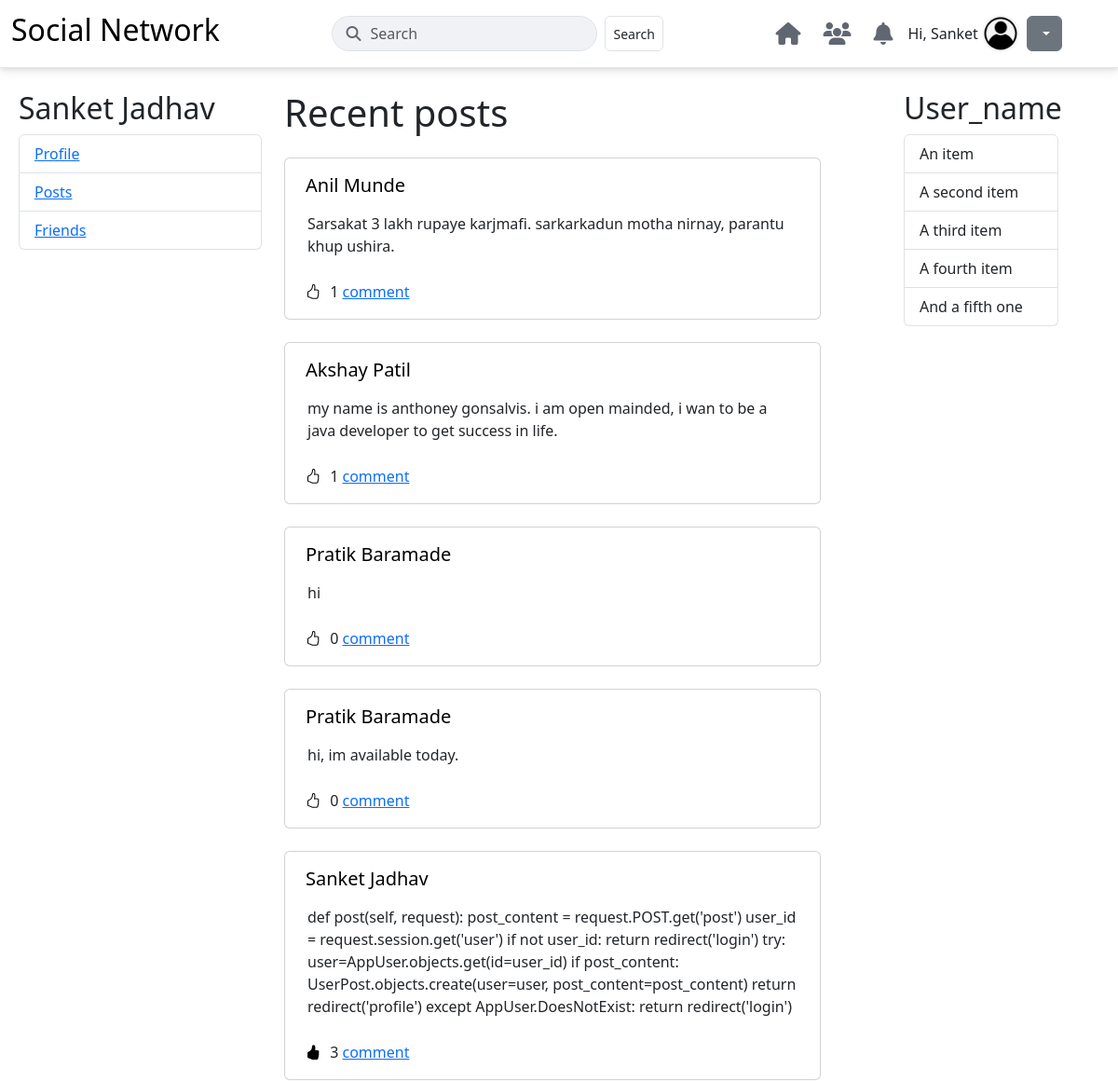
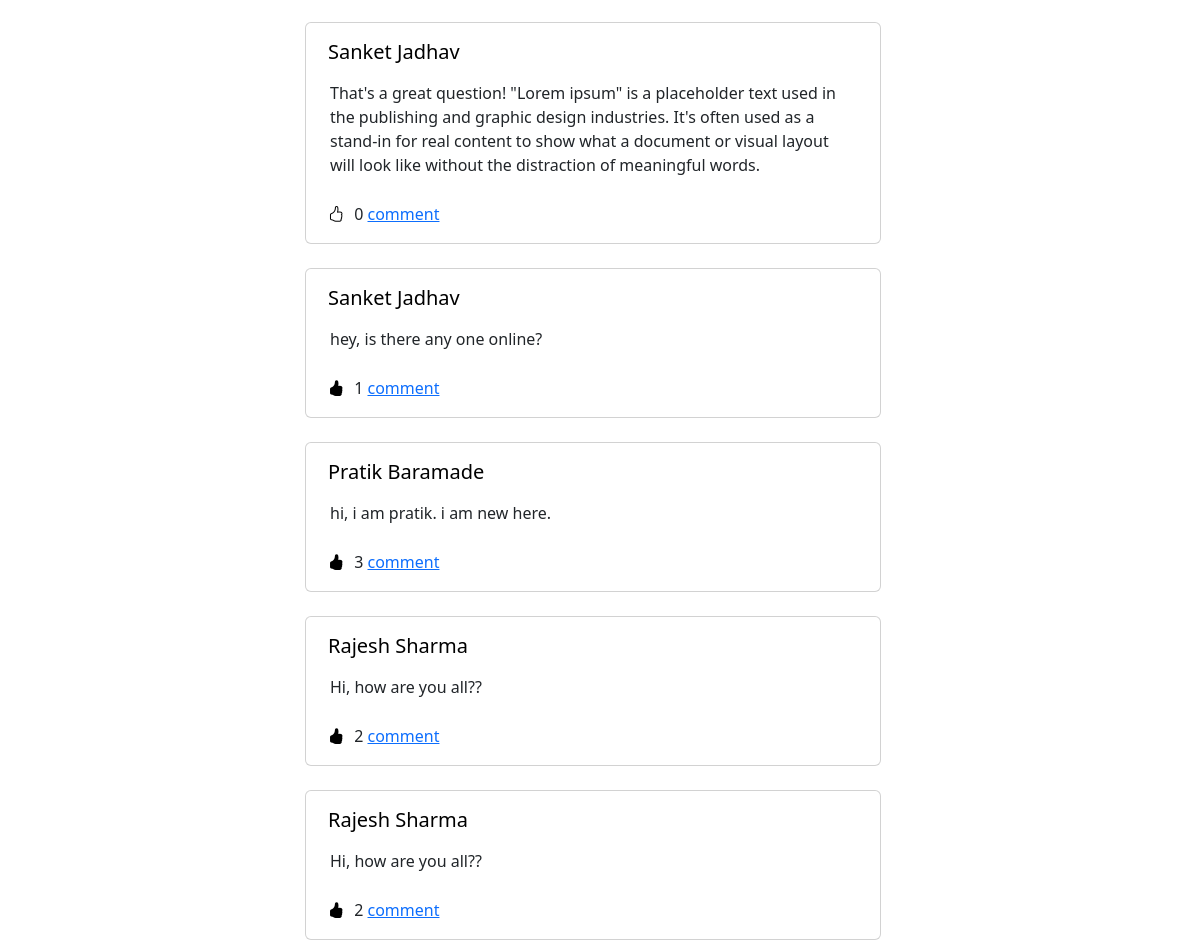
The page / (signed in) on the database its author committed (2 pictures, top to bottom).
### user_profile/models.py (models this page shows, shortened)
class AppUser(AbstractUser):
    GENDER_CHOICES = [
        ('M', 'Male'),
        ('F', 'Female'),
        ('O', 'Other'),
    ]
    username = models.CharField(max_length=150, unique=True, blank=True, null=True)
    USERNAME_FIELD = 'email'
    REQUIRED_FIELDS = ['first_name', 'last_name', 'phone']
    gender = models.CharField(
        max_length=1,
        choices=GENDER_CHOICES,
        blank=True,
        null=True
    )
    birthday = models.DateField(null=True, blank=True)
    phone = models.CharField(max_length=15, unique=True)
    email = models.EmailField(unique=True, blank=False, null=False)
    groups = models.ManyToManyField(
        'auth.Group',
        related_name='appuser_set',
        blank=True,
        help_text='The groups this user belongs to. A user will get all permissions granted to each of their groups.',
        verbose_name='groups',
    )
    user_permissions = models.ManyToManyField(
        'auth.Permission',
        related_name='appuser_permissions_set',
        blank=True,
        help_text='Specific permissions for this user.',
        verbose_name='user permissions',
    )
    def __str__(self):
        return self.first_name

class UserPost(models.Model):
    user = models.ForeignKey(AppUser, on_delete=models.CASCADE, related_name='posts')
    post_content = models.TextField()

### user_profile/views.py (the view)
# urls.py: 2. Add a URL to urlpatterns:  path('', Home.as_view(), name='home')
class Home(View):
    def get(self, request):
        user_id = request.session.get('user')
        if user_id:
            try:
                user = AppUser.objects.get(id=user_id)
                posts = UserPost.objects.all().order_by('-id').annotate(like_count=Count('likes'))
                liked_post_ids = PostLike.objects.filter(user=user).values_list('post_id', flat=True)
                return render(request, 'home.html', {'user': user, 'posts': posts, 'liked_post_ids': liked_post_ids})
            except AppUser.DoesNotExist:
                return redirect('login')
        return redirect('login')

### user_profile/templates/home.html (shortened to what this page needs)
{% extends 'base.html' %} {% block content %}
<div class="container ms-2">
  <div class="row">
    {% if user %}
    <div class="col-3 mt-4">
      <h2>{{ user.first_name}} {{user.last_name}}</h2>
      <ul class="list-group">
        <li class="list-group-item"><a href="/profile/">Profile</a></li>
        <li class="list-group-item"><a href="/profile/">Posts</a></li>
        <li class="list-group-item"><a href="/friends/">Friends</a></li>
      </ul>
    </div>
    {% endif %}
    <div class="col-6 mt-4">
      <h1>Recent posts</h1>
      {% for post in posts %}
      <div class="card mt-4" style="width: 36rem">
        <div class="card-body">
          <h5 class="card-title">
            <form action="/otheruserprofile/" method="post">
              <button
                type="submit"
                style="border: none; background-color: transparent"
              >
                {{post.user}} {{post.user.last_name}}
              </button>
            </form>
          </h5>
          <p class="card-text p-2">{{post.post_content}}</p>
          <button
            class="like-btn"
            style="border: none; background-color: transparent"
            data-post-id="{{post.id}}"
          >
            {% if post.id in liked_post_ids %}
            <i class="bi bi-hand-thumbs-up-fill"></i>
            {% else %} <i class="bi bi-hand-thumbs-up"></i> {% endif %}
          </button>
          <span id="like-count-{{ post.id }}">{{post.like_count}}</span>
          <a href="#" class="card-link">comment</a>
        </div>
      </div>
      {% endfor %}
    </div>
    <div class="col-2 mt-4 offset-md-1">
      <h2>User_name</h2>
      <ul class="list-group">
        <li class="list-group-item">An item</li>
        <li class="list-group-item">A second item</li>
        <li class="list-group-item">A third item</li>
        <li class="list-group-item">A fourth item</li>
        <li class="list-group-item">And a fifth one</li>
      </ul>
    </div>
  </div>
</div>
{% endblock %}

### user_profile/templates/header.html (shortened to what this page needs)
<!DOCTYPE html>
<html lang="en">
  <head>
    <link
      href="https://cdn.jsdelivr.net/npm/bootstrap@5.3.8/dist/css/bootstrap.min.css"
      rel="stylesheet"
    />
    <link
      rel="stylesheet"
      href="https://cdnjs.cloudflare.com/ajax/libs/font-awesome/6.5.2/css/all.min.css"
    />
    <link
      rel="stylesheet"
      href="https://cdn.jsdelivr.net/npm/bootstrap-icons@1.13.1/font/bootstrap-icons.min.css"
    />
  </head>
  <body>
    <nav class="navbar navbar-expand-lg navbar-custom">
      <div
        class="container-fluid d-flex justify-content-between align-items-center"
      >
        <a class="navbar-brand" href="/">
          <h2>Social Network</h2>
        </a>
        <form
          method="GET"
          class="d-none d-md-flex my-2 my-lg-0 search-form ms-auto me-auto"
        >
          <span class="fas fa-search"></span>
          <input
            class="form-control me-2"
            type="search"
            placeholder="Search"
            aria-label="Search"
          />
          <button class="btn btn-sm border me-2 rounded" type="submit">
            Search
          </button>
        </form>
        <div class="d-flex align-items-center">
          <ul class="navbar-nav flex-row">
            <li class="nav-item me-2">
              <a class="nav-link social-icon" href="#"
                ><i class="fas fa-home"></i
              ></a>
            </li>
            <li class="nav-item me-2">
              <a class="nav-link social-icon" href="#"
                ><i class="fas fa-users"></i
              ></a>
            </li>
            <li class="nav-item me-2">
              <a class="nav-link social-icon" href="#"
                ><i class="fas fa-bell"></i
              ></a>
            </li>
          </ul>
          {% if request.session.user %}
          <div class="me-1">Hi, {{request.session.user_first_name}}</div>
          <img
            class="profile-icon me-2"
            src="/static/profile.webp"
            alt="Profile Picture"
          />
          <div class="dropdown me-5">
            <a
              class="btn btn-secondary dropdown-toggle"
              href="#"
              role="button"
              id="dropdownMenuLink"
              data-bs-toggle="dropdown"
              aria-expanded="false"
            >
            </a>
          </div>
          {% else %}
          <a class="nav-link social-icon me-2" href="/login/">Login</a>
          <a class="nav-link social-icon ms-2" href="/signup/">Sign Up</a>
          {% endif %}
        </div>
      </div>
    </nav>
  </body>
</html>

### user_profile/templates/header.html (style rules this page uses)
.navbar-custom { background-color: #ffffff; border-bottom: 1px solid #e5e5e5; box-shadow: 0 2px 4px rgba(0, 0, 0, 0.08), 0 4px 12px rgba(0, 0, 0, 0.08); position: sticky; top: 0; z-index: 1020; }
.search-form { position: relative; }
.search-form .form-control { border-radius: 20px; padding-left: 40px; background-color: #f0f2f5; }
.search-form .fa-search { position: absolute; left: 15px; top: 50%; transform: translateY(-50%); color: #606770; }
.nav-link.social-icon { font-size: 1.5rem; color: #606770; transition: color 0.3s ease; }
.profile-icon { width: 40px; height: 40px; border-radius: 50%; object-fit: cover; }

### rows shown on the page
AppUser: session.user_first_name "Sanket", first_name "Sanket", last_name "Jadhav"
UserPost: user "Anil", user.last_name "Munde", post_content "Sarsakat 3 lakh rupaye karjmafi. sarkarkadun motha nirnay, parantu khup ushira.", like_count "1"
UserPost: user "Akshay", user.last_name "Patil", post_content "my name is anthoney gonsalvis. i am open mainded, i wan to be a java developer to get success in life.", like_count "1"
UserPost: user "Pratik", user.last_name "Baramade", post_content "hi", like_count "0"
UserPost: user "Pratik", user.last_name "Baramade", post_content "hi, im available today.", like_count "0"
UserPost: user "Sanket", user.last_name "Jadhav", post_content "def post(self, request): post_content = request.POST.get('post') user_id = request.session.get('user') if not user_id: return redirect('login') try: user=AppUser.objects.get(id=user_id) if post_content: UserPost.objects.create(user=user, post_content=post_content) return redirect('profile') except AppUser.DoesNotExist: return redirect('login')", like_count "3"
UserPost: user "Sanket", user.last_name "Jadhav", post_content "That's a great question! \"Lorem ipsum\" is a placeholder text used in the publishing and graphic design industries. It's often used as a stand-in for real content to show what a document or visual layout will look like without the distraction of meaningful words.", like_count "0"
UserPost: user "Sanket", user.last_name "Jadhav", post_content "hey, is there any one online?", like_count "1"
UserPost: user "Pratik", user.last_name "Baramade", post_content "hi, i am pratik. i am new here.", like_count "3"
UserPost: user "Rajesh", user.last_name "Sharma", post_content "Hi, how are you all??", like_count "2"
UserPost: user "Rajesh", user.last_name "Sharma", post_content "Hi, how are you all??", like_count "2"
